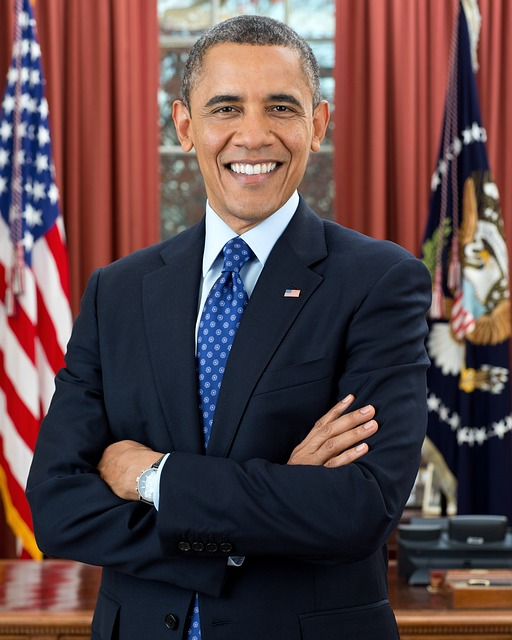
#> input picture img/barack-obama.jpg, 512 x 640 px, found by its file name
$ python code.py
#> lines starting #> are read from the running program, lines starting #| are printed output that depends on the picture; after the words box and inside, x2 and y2 are one past the last pixel; in counts of white or black regions, pixels touching at a corner belong together
import numpy as np
import cv2

# Load the Haar cascades
face_cascade = cv2.CascadeClassifier('D:/A/Face Detection In Images/dataSet/haarcascade_frontalface_default.xml')
eye_cascade = cv2.CascadeClassifier('D:/A/Face Detection In Images/dataSet/haarcascade_eye.xml')

# Read the image
img = cv2.imread(r"D:/A/Face Detection In Images/img/barack-obama.jpg")  # nama_file(.jpg)
#> img is the input picture: shape (640, 512, 3); mean B, G, R 71.6, 69.9, 92.5

# Convert the image to grayscale
gray = cv2.cvtColor(img, cv2.COLOR_BGR2GRAY)
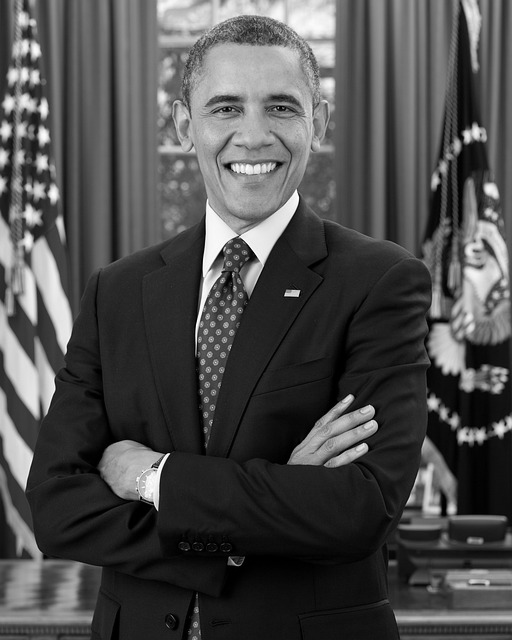
#> gray: shape (640, 512); min 0, max 254, mean 76.9

# Detect faces in the image
faces = face_cascade.detectMultiScale(gray, 1.3, 5)
#> faces = [[179, 49, 150, 150]]

# Draw rectangles around detected faces and eyes
for (x, y, w, h) in faces:
    cv2.rectangle(img, (x, y), (x + w, y + h), (255, 0, 0), 2)
    roi_gray = gray[y:y + h, x:x + w]
    roi_color = img[y:y + h, x:x + w]
    eyes = eye_cascade.detectMultiScale(roi_gray)
    for (ex, ey, ew, eh) in eyes:
        cv2.rectangle(roi_color, (ex, ey), (ex + ew, ey + eh), (0, 255, 0), 2)
#> this loop made 1 pass
#> (x, y, w, h, eyes) on pass 1: (179, 49, 150, 150, [[27, 39, 41, 41], [82, 42, 35, 35]])
#> pass 1, `roi_gray = gray[y:y + h, x:x + w]`:
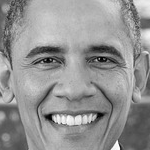
#> roi_gray: shape (150, 150); min 0, max 254, mean 147.3
#> pass 1, `roi_color = img[y:y + h, x:x + w]`:
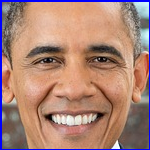
#> roi_color: shape (150, 150, 3); mean B, G, R 119.4, 132.4, 171.9
#> after the loop:
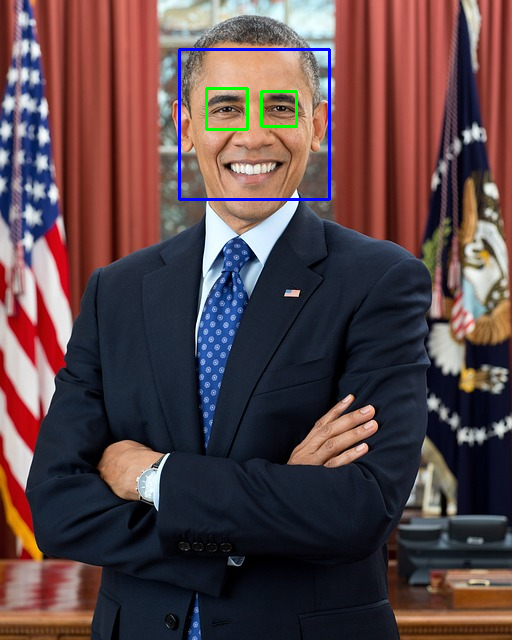
#> img: shape (640, 512, 3); 0.82% of pixels changed, all inside (x1, y1, x2, y2) = (178, 48, 331, 201)
#> after the loop:
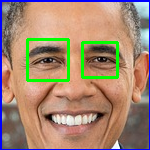
#> roi_color: shape (150, 150, 3); 4.02% of pixels changed, all inside (x1, y1, x2, y2) = (26, 38, 119, 82)

# Display the output image
cv2.imshow("img", img)

# Wait for the user to press a key
while True:
    # If 'e' is pressed, exit the program
    if cv2.waitKey(1) & 0xFF == ord('e'):
#> (key e is pressed here)
        break

# Clean up and close windows
cv2.destroyAllWindows()
